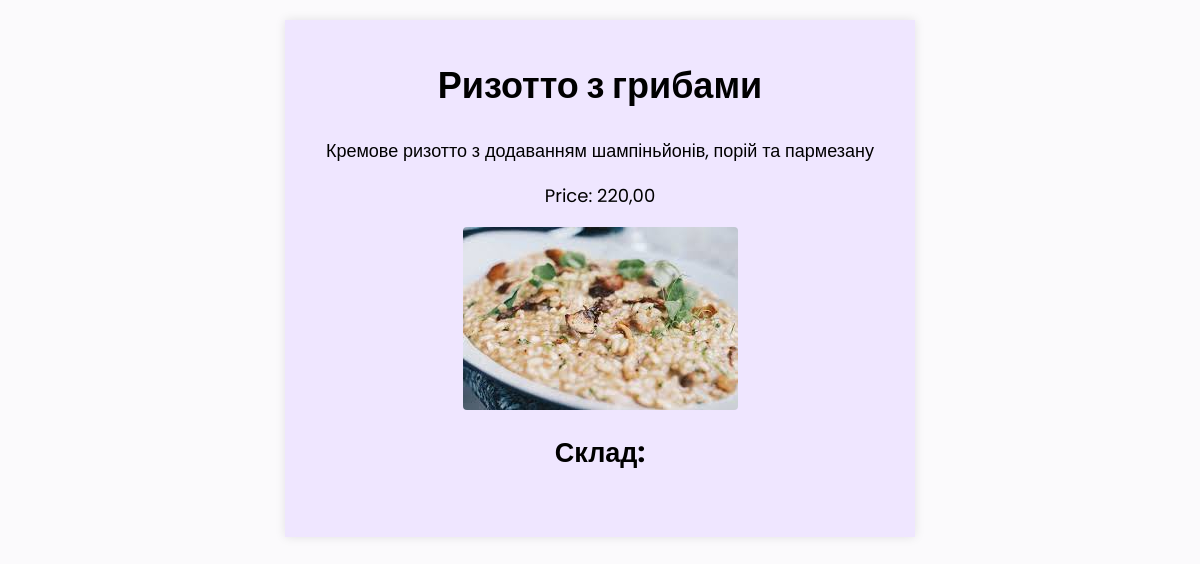
/item/2/, run on the app's committed database.
### cafe/models.py (models this page shows, shortened)
class Item(models.Model):
    name = models.CharField(max_length=255, verbose_name='Страва')
    price = models.DecimalField(max_digits=10, decimal_places=2, verbose_name='Ціна')
    description = models.TextField()
    image = models.ImageField(upload_to='item_images/')
    category = models.ForeignKey(Category, on_delete=models.CASCADE, verbose_name='Категорія')
    class Meta:
        verbose_name = 'Назва'
        verbose_name_plural = 'Назви'

### cafe/views.py (the view)
# urls.py: path('item/<int:pk>/', ItemDetailView.as_view(), name='item-detail'),
class ItemDetailView(DetailView):
    model = Item
    template_name = 'cafe/item_detail.html'
    context_object_name = 'item'

### cafe/templates/cafe/item_detail.html (shortened to what this page needs)
{% load static %}
<html lang="en">
<head>
    <link rel="stylesheet" href="{% static 'style.css' %}">
</head>
<body>
    <div class="main content-block">
        <h1>{{ item.name }}</h1>
        <p>{{ item.description }}</p>
        <p>Price: {{ item.price }}</p>
        <img src="{{ item.image.url }}" alt="{{ item.name }}">
        <h2>Склад:</h2>
        <ul class="custom-list">
        </ul>
    </div>
</body>
</html>

### cafe/static/style.css (style rules this page uses)
.main { background-color: #efe6ff; }
body { margin: 0; padding: 0; background-color: #fbfafc; }
.content-block { max-width: 600px; margin: 20px auto; padding: 15px; box-shadow: 0 0 10px rgba(0, 0, 0, 0.1); font-size: 18px; line-height: 1.5; text-align: center; font-family: 'Poppins', sans-serif; }
img { display: block; margin: auto; border-radius: 4px; }
.custom-list { list-style-type: none; padding: 4px; }

### data on the page
Item: name "Ризотто з грибами", description "Кремове ризотто з додаванням шампіньйонів, порій та пармезану", price "220,00", image (picture)
